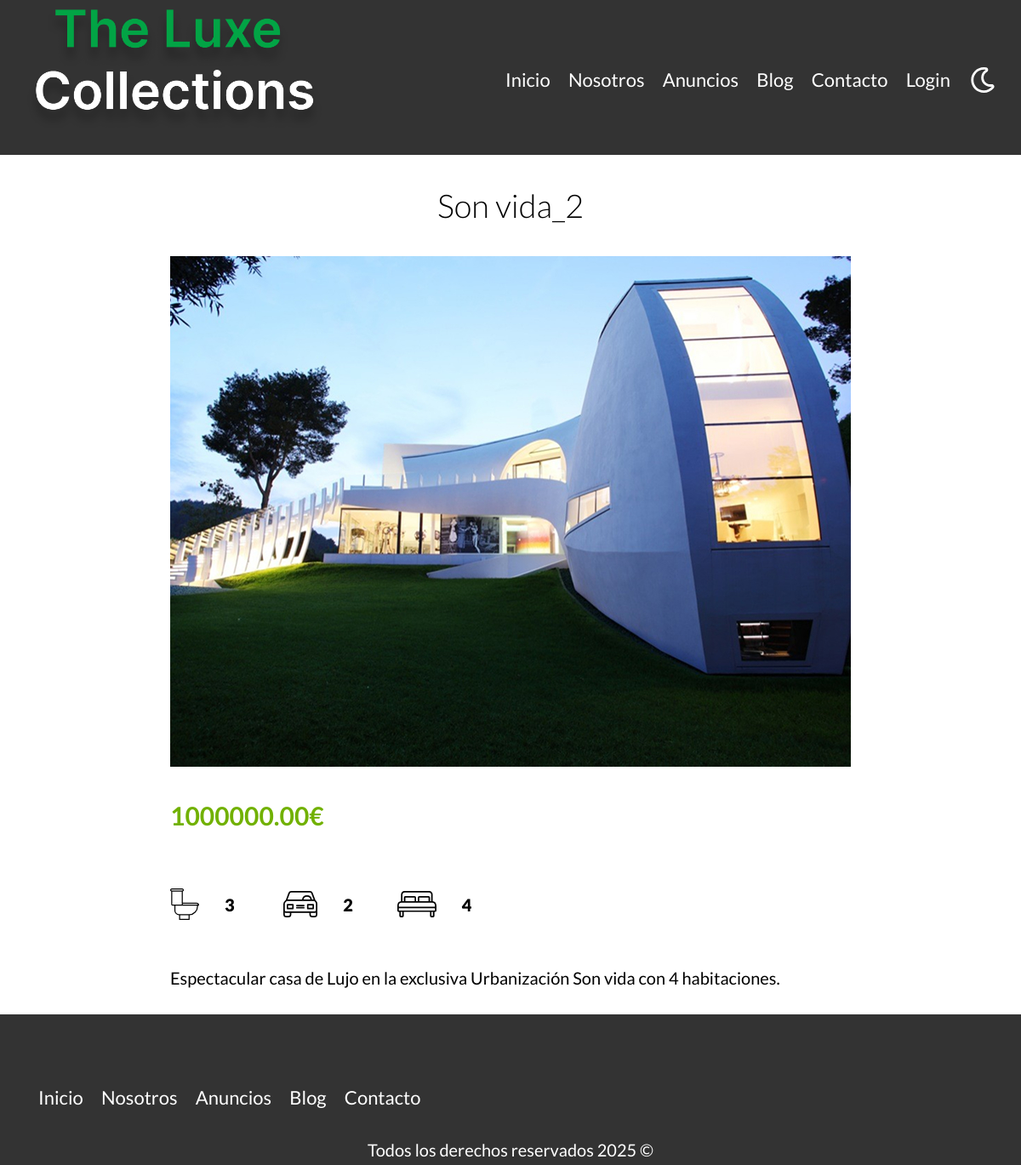
The app's page /anuncio.php?id=44 with its own data.
### tables this page shows
CREATE TABLE `propiedades` (
  `id` int NOT NULL AUTO_INCREMENT,
  `titulo` varchar(45) DEFAULT NULL,
  `precio` decimal(10,2) DEFAULT NULL,
  `imagen` varchar(200) DEFAULT NULL,
  `descripcion` longtext,
  `habitaciones` int DEFAULT NULL,
  `wc` int DEFAULT NULL,
  `estacionamiento` int DEFAULT NULL,
  `creado` date DEFAULT NULL,
  `vendedores_id` int NOT NULL,
  PRIMARY KEY (`id`),
  KEY `fk_propiedades_vendedores_idx` (`vendedores_id`),
  CONSTRAINT `fk_propiedades_vendedores` FOREIGN KEY (`vendedores_id`) REFERENCES `vendedores` (`id`)
);

### anuncio.php (the view, shortened to what this page needs)
<!DOCTYPE html>
<html lang="en">
<head>
    <link rel="stylesheet" href="build/css/app.css">
</head>
<body>
<body>
<?php
$db = conectarDb();
$id = filter_var($_GET['id'],FILTER_VALIDATE_INT);
$query = "SELECT * FROM propiedades WHERE id = {$id}";
$resultado = mysqli_query($db, $query);
$propiedad = mysqli_fetch_assoc($resultado);
?>
<main class="contenedor seccion contenido-centrado">
<h1><?php echo $propiedad['titulo']?></h1>
    <img src="/imagenes/<?php echo $propiedad['imagen']?>" alt="imagen propiedad" loading="lazy">
<div class="resumen-propiedad">
    <p class="precio"><?php echo $propiedad['precio'] ?>&euro;</p>
    <ul class="iconos-caracteristicas">
        <li>
            <img src="src/img/icono_wc.svg" alt="icono wc" loading="lazy">
            <p><?php echo $propiedad['wc'] ?></p>
        </li>
        <li>
            <img src="src/img/icono_estacionamiento.svg" alt="icono estacionamiento" loading="lazy">
            <p><?php echo $propiedad['estacionamiento'] ?></p>
        </li>
        <li>
            <img src="src/img/icono_dormitorio.svg" alt="icono dormitorio" loading="lazy">
            <p><?php echo $propiedad['habitaciones'] ?></p>
        </li>
    </ul>
    <p><?php echo $propiedad['descripcion'] ?></p>
</div>
</main>
</body>
</html>

### build/css/app.css (style rules this page uses)
html { line-height: 1.15; -webkit-text-size-adjust: 100%; }
body { margin: 0; }
main { display: block; }
h1 { font-size: 2em; margin: 0.67em 0; }
img { border-style: none; }
html { font-size: 62.5%; box-sizing: border-box; }
*, *:before, *:after { box-sizing: inherit; }
body { font-family: "Lato", sans-serif; font-size: 1.6rem; line-height: 1.8; }
p { color: #000000; font-size: 2rem; }
.contenedor { width: 95%; max-width: 120rem; margin: 0 auto; }
img, picture { width: 100%; display: block; }
h1, h2, h3 { font-family: "Lato", sans-serif; margin: 2.5rem 0; font-weight: 300; text-align: center; }
h1 { font-size: 3.8rem; }
.seccion { margin-top: 2.5rem; margin-bottom: 2.5rem; }
.contenido-centrado { max-width: 800px; }
html, body { height: 100%; margin: 0; }
@media (min-width: 769px) { .iconos-caracteristicas li { display: flex; align-items: center; gap: 10px; } }
@media (min-width: 769px) { .iconos-caracteristicas p { padding: 10px; } }
@media (min-width: 769px) { .precio { color: #71B100; font-weight: 700; font-size: 3rem; } }
.iconos-caracteristicas { display: flex; list-style: none; padding: 0; max-width: 40rem; }
.iconos-caracteristicas li { flex: 1; display: flex; }
.iconos-caracteristicas li img { flex: 0 0 3rem; margin-right: 1rem; }
.iconos-caracteristicas li p { font-weight: 900; }

### records on screen
propiedades: titulo "Son vida_2", imagen (picture), precio "1000000.00", wc "3", estacionamiento "2", habitaciones "4", descripcion "Espectacular casa de Lujo en la exclusiva Urbanización Son vida con 4 habitaciones."
